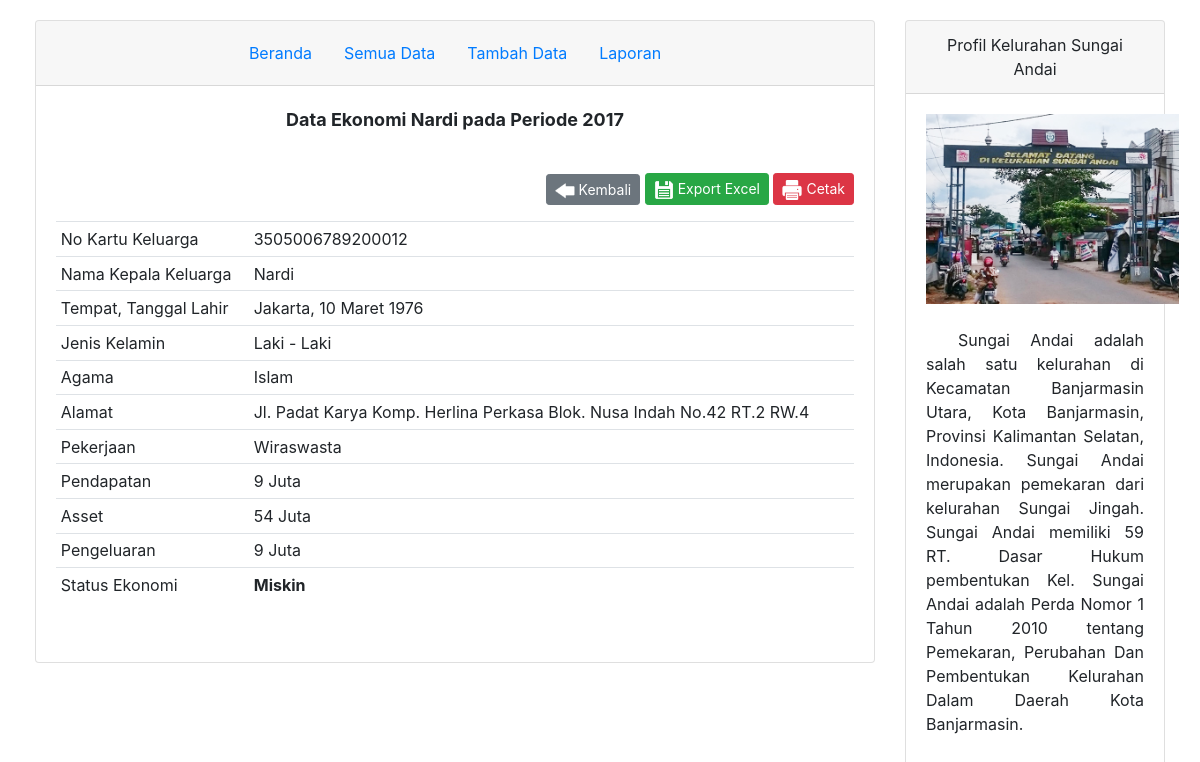
The page /view/detail_penduduk.php?id=1 on the database its author committed.
### tables this page shows
CREATE TABLE `tb_klasifikasi` (
  `id_klasifikasi` int(11) NOT NULL,
  `pendapatan` smallint(3) NOT NULL,
  `asset` smallint(3) NOT NULL,
  `pengeluaran` smallint(3) NOT NULL,
  `status` varchar(6) NOT NULL,
  `periode` varchar(4) NOT NULL,
  `kk` char(16) NOT NULL
);

CREATE TABLE `tb_penduduk` (
  `kk` char(16) NOT NULL,
  `nama` varchar(25) NOT NULL,
  `tanggal_lahir` date NOT NULL,
  `tempat_lahir` varchar(20) NOT NULL,
  `jenkel` varchar(11) NOT NULL,
  `agama` varchar(10) NOT NULL,
  `alamat` varchar(100) NOT NULL,
  `pekerjaan` varchar(20) NOT NULL
);

### view/detail_penduduk.php (the view, shortened to what this page needs)
<?php
include '../koneksi.php';
	$id_klasifikasi = $_GET['id'];
	$query = mysqli_query($kon, "SELECT * FROM tb_penduduk as a, tb_klasifikasi as b WHERE b.id_klasifikasi=$id_klasifikasi and a.kk=b.kk");
	$data=mysqli_fetch_array($query);
	function TanggalIndo($date){
	  $BulanIndo = array("Januari", "Februari", "Maret", "April", "Mei", "Juni", "Juli", "Agustus", "September", "Oktober", "November", "Desember");
	  $tahun = substr($date, 0, 4);
	  $bulan = substr($date, 5, 2);
	  $tgl   = substr($date, 8, 2);
	  $result = $tgl . " " . $BulanIndo[(int)$bulan-1] . " ". $tahun;
	  return($result);
	}
?>
<!DOCTYPE html>
<html>
<head>
	<link rel="stylesheet" href="https://stackpath.bootstrapcdn.com/bootstrap/4.4.1/css/bootstrap.min.css">
</head>
<body>
	<div class="container-fluid">
		<div class="row">
		    <div class="col-9">
		    	<div class="card">
		    		<div class="card-header">
						<ul class="nav justify-content-center">
						  <li class="nav-item">
						    <a class="nav-link active" href="../index.php">Beranda</a>
						  </li>
						  <li class="nav-item">
						    <a class="nav-link" href="data_penduduk.php">Semua Data</a>
						  </li>
						  <li class="nav-item">
						    <a class="nav-link" href="tambah_data.php">Tambah Data</a>
						  </li>
						  <li class="nav-item">
						    <a class="nav-link" href="laporan.php">Laporan</a>
						  </li>
						</ul>
		    		</div>
		    		<div class="card-body">
		    			<p align="center" style="font-size: 18px;"><b>Data Ekonomi <?php echo $data['nama']; ?> pada Periode <?php echo $data['periode']; ?></b></p>
		    			<br>
		    			<p align="right">
		    				<a href = "javascript:history.back()" class="btn btn-secondary btn-sm"><img src="../gambar/kembali.png" width="20px"> Kembali</a>
		    				<?php echo "<a href = 'aksi/excel.php?id=".$data['id_klasifikasi']."' class='btn btn-success btn-sm'><img src='../gambar/simpan.png' width='20px'> Export Excel</a>"; ?>
		    				<a href = "aksi/cetak.php?id=<?php echo $data['id_klasifikasi'];?>" class="btn btn-danger btn-sm"><img src="../gambar/cetak.png" width="20px"> Cetak</a>
		    			</p>
		    			<table class="table table-sm">
		    				<tr><td >No Kartu Keluarga</td><td><?php echo $data['kk']; ?></td></tr>
		    				<tr><td>Nama Kepala Keluarga</td><td><?php echo $data['nama']; ?></td></tr>
		    				<tr><td>Tempat, Tanggal Lahir</td><td><?php echo $data['tempat_lahir']; ?>, <?php echo TanggalIndo($data['tanggal_lahir']); ?></td></tr>
		    				<tr><td>Jenis Kelamin</td><td><?php echo $data['jenkel']; ?></td></tr>
		    				<tr><td>Agama</td><td><?php echo $data['agama']; ?></td></tr>
		    				<tr><td>Alamat</td><td><?php echo $data['alamat']; ?></td></tr>
		    				<tr><td>Pekerjaan</td><td><?php echo $data['pekerjaan']; ?></td></tr>
		    				<tr><td>Pendapatan</td><td><?php echo $data['pendapatan']; ?> Juta</td></tr>
		    				<tr><td>Asset</td><td><?php echo $data['asset']; ?> Juta</td></tr>
		    				<tr><td>Pengeluaran</td><td><?php echo $data['pengeluaran']; ?> Juta</td></tr>
		    				<tr><td>Status Ekonomi</td><td><b><?php echo $data['status']; ?></b></td></tr>
		    			</table>
		    			<br>
					</div>
				</div>
			</div>
			<div class="col-3">
				<div class="card" align="center">
				    <div class="card-header">
				    	Profil Kelurahan Sungai Andai
				    </div>
				    <div class="card-body" style="height: 100%;">
				    	<img src="../gambar/sundai.jpg" style="max-height: 190px;"><br><br>
				    	<p align="justify" style="text-indent: 2em;">
				    	Sungai Andai adalah salah satu kelurahan di Kecamatan Banjarmasin Utara, Kota Banjarmasin, Provinsi Kalimantan Selatan, Indonesia. Sungai Andai merupakan pemekaran dari kelurahan Sungai Jingah. Sungai Andai memiliki 59 RT. Dasar Hukum pembentukan Kel. Sungai Andai adalah Perda Nomor 1 Tahun 2010 tentang Pemekaran, Perubahan Dan Pembentukan Kelurahan Dalam Daerah Kota Banjarmasin.
				    	</p>
				    </div>
				</div>
			</div>
		</div>
	</div>
</body>
</html>

### view/detail_penduduk.php (style rules this page uses)
body { padding: 20px; }

### rows shown on the page
tb_klasifikasi: kk.nama "Nardi", periode "2017", kk "3505006789200012", kk.tempat_lahir "Jakarta", kk.tanggal_lahir "10 Maret 1976", kk.jenkel "Laki - Laki", kk.agama "Islam", kk.alamat "Jl. Padat Karya Komp. Herlina Perkasa Blok. Nusa Indah No.42 RT.2 RW.4", kk.pekerjaan "Wiraswasta", pendapatan "9", asset "54", pengeluaran "9", status "Miskin"
